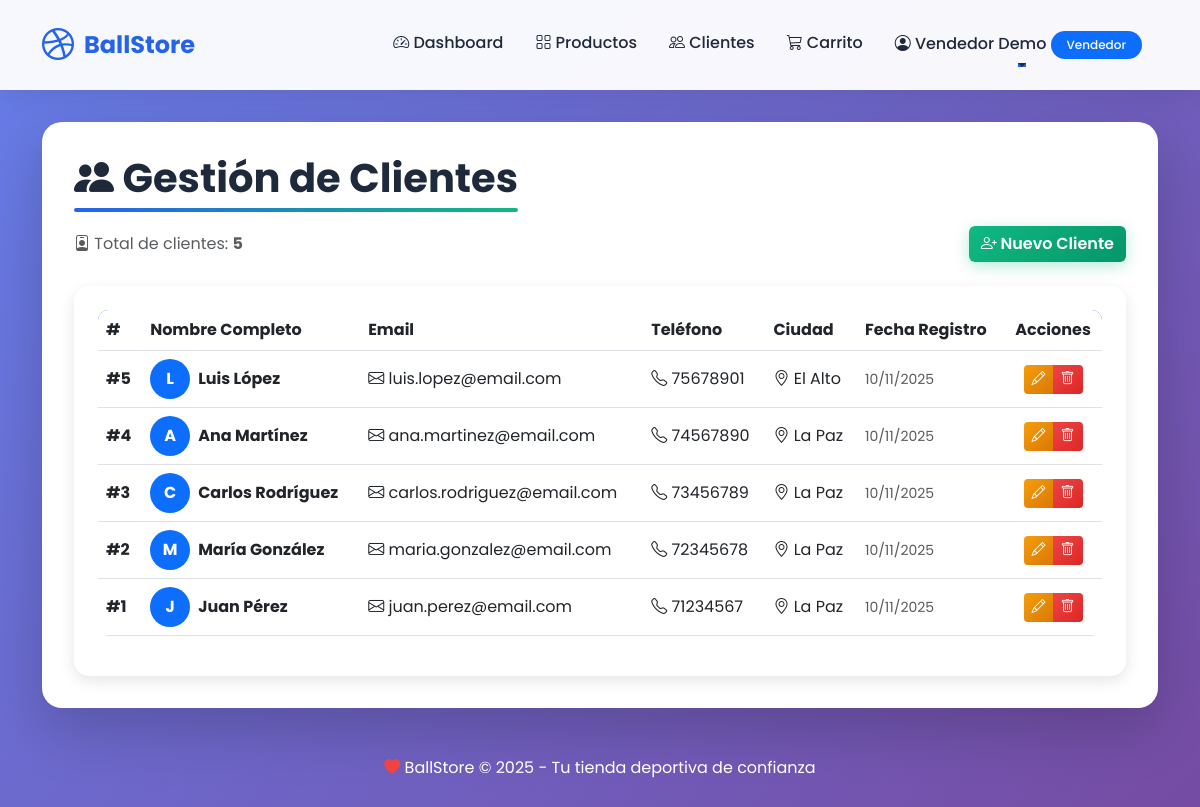
/?controller=cliente&action=list (signed in), run on the app's committed database.
### tables this page shows
CREATE TABLE IF NOT EXISTS cliente (
    id INT AUTO_INCREMENT PRIMARY KEY,
    nombre VARCHAR(150) NOT NULL,
    apellido VARCHAR(150) NOT NULL,
    email VARCHAR(200) NOT NULL UNIQUE,
    telefono VARCHAR(20) NULL,
    direccion TEXT NULL,
    ciudad VARCHAR(100) NULL,
    fecha_registro TIMESTAMP DEFAULT CURRENT_TIMESTAMP,
    fecha_actualizacion TIMESTAMP DEFAULT CURRENT_TIMESTAMP ON UPDATE CURRENT_TIMESTAMP
);

### controller/cliente.php (called while the page is built, shortened)
<?php
require_once 'model/cliente.php';
class clienteController
{
    public function __construct()
    {
        $this->clienteObj = new Cliente();
    }
    public function list()
    {
        $this->page_title = 'Gestión de Clientes';
        return $this->clienteObj->getClientes();
    }
}
?>

### model/db.php (called while the page is built, shortened)
<?php
class Db {
    public function __construct() {
        try {
            $connectionString = "mysql:host=".DB_HOST.";dbname=".DB.";charset=utf8";
            $this->conection = new PDO($connectionString, DB_USER, DB_PASS);
        } catch(PDOException $e) {
            die("Error de conexión: " . $e->getMessage());
        }
    }
}
?>

### model/cliente.php (called while the page is built, shortened)
<?php
class Cliente {
    private $table = 'cliente';
    private $conection;
    public function getConection(){
        $dbObj = new Db();
        $this->conection = $dbObj->conection;
    }
    public function getClientes(){
        $sql = "SELECT * FROM ".$this->table." ORDER BY id DESC";
        $stmt = $this->conection->prepare($sql);
        $stmt->execute();
        return $stmt->fetchAll();
    }
}
?>

### view/list_cliente.php (the view, shortened to what this page needs)
<h1 class="page-title">
    <i class="bi bi-people-fill"></i> <?php echo $controller->page_title; ?>
</h1>
<div class="d-flex justify-content-between align-items-center mb-4">
    <p class="text-muted mb-0">
        <i class="bi bi-person-badge"></i> Total de clientes:
        <strong><?php echo count($dataToView["data"]); ?></strong>
    </p>
    <a href="?controller=cliente&action=create" class="btn btn-success">
        <i class="bi bi-person-plus"></i> Nuevo Cliente
    </a>
</div>
<?php if(empty($dataToView["data"])): ?>
    <div class="text-center py-5">
        <i class="bi bi-person-x" style="font-size: 5rem; color: #cbd5e1;"></i>
        <h3 class="mt-3 text-muted">No hay clientes registrados</h3>
        <p class="text-muted">Comienza agregando tu primer cliente</p>
        <a href="?controller=cliente&action=create" class="btn btn-primary mt-3">
            <i class="bi bi-person-plus"></i> Agregar Primer Cliente
        </a>
    </div>
<?php else: ?>
    <div class="card">
        <div class="card-body">
            <div class="table-responsive">
                <table class="table table-hover align-middle">
                    <thead>
                        <tr>
                            <th>#</th>
                            <th>Nombre Completo</th>
                            <th>Email</th>
                            <th>Teléfono</th>
                            <th>Ciudad</th>
                            <th>Fecha Registro</th>
                            <th class="text-center">Acciones</th>
                        </tr>
                    </thead>
                    <tbody>
                        <?php foreach($dataToView["data"] as $cliente): ?>
                        <tr>
                            <td><strong>#<?php echo $cliente["id"]; ?></strong></td>
                            <td>
                                <div class="d-flex align-items-center">
                                    <div class="rounded-circle bg-primary text-white d-flex align-items-center justify-content-center me-2"
                                         style="width: 40px; height: 40px; font-weight: bold;">
                                        <?php echo strtoupper(substr($cliente["nombre"], 0, 1)); ?>
                                    </div>
                                    <div>
                                        <strong><?php echo htmlspecialchars($cliente["nombre"] . ' ' . $cliente["apellido"]); ?></strong>
                                    </div>
                                </div>
                            </td>
                            <td>
                                <i class="bi bi-envelope"></i>
                                <?php echo htmlspecialchars($cliente["email"]); ?>
                            </td>
                            <td>
                                <i class="bi bi-telephone"></i>
                                <?php echo htmlspecialchars($cliente["telefono"]); ?>
                            </td>
                            <td>
                                <i class="bi bi-geo-alt"></i>
                                <?php echo htmlspecialchars($cliente["ciudad"]); ?>
                            </td>
                            <td>
                                <small class="text-muted">
                                    <?php echo date('d/m/Y', strtotime($cliente["fecha_registro"])); ?>
                                </small>
                            </td>
                            <td class="text-center">
                                <div class="btn-group" role="group">
                                    <a href="?controller=cliente&action=edit&id=<?php echo $cliente["id"]; ?>"
                                       class="btn btn-sm btn-warning"
                                       title="Editar">
                                        <i class="bi bi-pencil"></i>
                                    </a>
                                    <a href="?controller=cliente&action=confirmDelete&id=<?php echo $cliente["id"]; ?>"
                                       class="btn btn-sm btn-danger"
                                       title="Eliminar">
                                        <i class="bi bi-trash"></i>
                                    </a>
                                </div>
                            </td>
                        </tr>
                        <?php endforeach; ?>
                    </tbody>
                </table>
            </div>
        </div>
    </div>
<?php endif; ?>

### view/template/header.php (style rules this page uses)
:root { --primary-color: #2563eb; --secondary-color: #10b981; --accent-color: #f59e0b; --dark-color: #1e293b; --light-color: #f8fafc; --danger-color: #ef4444; }
* { margin: 0; padding: 0; box-sizing: border-box; }
body { font-family: 'Poppins', sans-serif; background: linear-gradient(135deg, #667eea 0%, #764ba2 100%); min-height: 100vh; padding-bottom: 50px; }
.btn-success { background: linear-gradient(135deg, var(--secondary-color), #059669); border: none; font-weight: 600; transition: all 0.3s ease; box-shadow: 0 4px 15px rgba(16, 185, 129, 0.3); }
.btn-warning { background: linear-gradient(135deg, var(--accent-color), #d97706); border: none; color: white; font-weight: 600; transition: all 0.3s ease; }
.btn-danger { background: linear-gradient(135deg, var(--danger-color), #dc2626); border: none; font-weight: 600; transition: all 0.3s ease; }
.page-title { color: var(--dark-color); font-weight: 700; margin-bottom: 1.5rem; position: relative; display: inline-block; }
.page-title::after { content: ''; position: absolute; width: 100%; height: 4px; background: linear-gradient(90deg, var(--primary-color), var(--secondary-color)); bottom: -10px; left: 0; border-radius: 2px; }
.card { border: none; border-radius: 15px; overflow: hidden; transition: all 0.3s ease; box-shadow: 0 5px 15px rgba(0, 0, 0, 0.1); height: 100%; }
.card-body { padding: 1.5rem; }
.table { border-radius: 10px; overflow: hidden; }
.table thead { background: linear-gradient(135deg, var(--primary-color), #1d4ed8); color: white; }
.table tbody tr { transition: all 0.3s ease; }

### data on the page
cliente: id "5", nombre "L", nombre+apellido "Luis López", email "luis.lopez@email.com", telefono "75678901", ciudad "El Alto", fecha_registro "10/11/2025"
cliente: id "4", nombre "A", nombre+apellido "Ana Martínez", email "ana.martinez@email.com", telefono "74567890", ciudad "La Paz", fecha_registro "10/11/2025"
cliente: id "3", nombre "C", nombre+apellido "Carlos Rodríguez", email "carlos.rodriguez@email.com", telefono "73456789", ciudad "La Paz", fecha_registro "10/11/2025"
cliente: id "2", nombre "M", nombre+apellido "María González", email "maria.gonzalez@email.com", telefono "72345678", ciudad "La Paz", fecha_registro "10/11/2025"
cliente: id "1", nombre "J", nombre+apellido "Juan Pérez", email "juan.perez@email.com", telefono "71234567", ciudad "La Paz", fecha_registro "10/11/2025"

### other printed values
constant("SITE_NAME") "BallStore"
$_SESSION['user_name'] "Vendedor Demo"
$_SESSION['user_role'] "Vendedor"
$controller->page_title "Gestión de Clientes"
count($dataToView["data"]) "5"
constant("SITE_SLOGAN") "Tu tienda deportiva de confianza"
